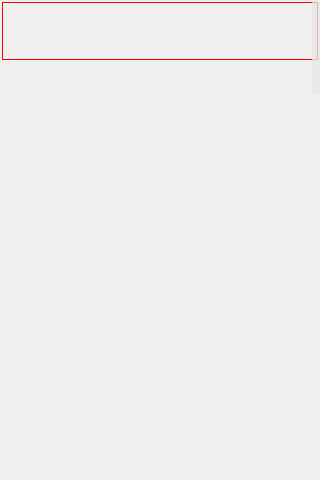
<?xml version="1.0" encoding="UTF-8"?>
<ui version="4.0">
 <class>ListWidget</class>
 <widget class="QWidget" name="ListWidget">
  <property name="geometry">
   <rect>
    <x>0</x>
    <y>0</y>
    <width>320</width>
    <height>480</height>
   </rect>
  </property>
  <property name="windowTitle">
   <string>Form</string>
  </property>
  <widget class="QWidget" name="background" native="true">
   <property name="geometry">
    <rect>
     <x>0</x>
     <y>0</y>
     <width>320</width>
     <height>480</height>
    </rect>
   </property>
   <property name="styleSheet">
    <string notr="true"/>
   </property>
   <widget class="QLabel" name="curosr">
    <property name="geometry">
     <rect>
      <x>2</x>
      <y>2</y>
      <width>316</width>
      <height>58</height>
     </rect>
    </property>
    <property name="styleSheet">
     <string notr="true">border:1px solid rgb(255, 0, 0);
background-color: rgba(255, 255, 255, 0);</string>
    </property>
    <property name="text">
     <string/>
    </property>
   </widget>
   <widget class="QLabel" name="roll">
    <property name="geometry">
     <rect>
      <x>312</x>
      <y>0</y>
      <width>8</width>
      <height>94</height>
     </rect>
    </property>
    <property name="styleSheet">
     <string notr="true">background-color: rgba(230, 230, 230, 200);
border-radius: 4px;</string>
    </property>
    <property name="text">
     <string/>
    </property>
   </widget>
  </widget>
 </widget>
 <resources/>
 <connections/>
</ui>
